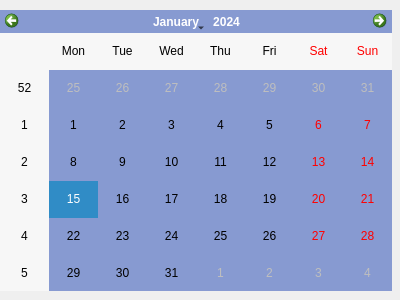
<?xml version="1.0" encoding="UTF-8"?>
<ui version="4.0">
 <class>Dialog</class>
 <widget class="QDialog" name="Dialog">
  <property name="geometry">
   <rect>
    <x>0</x>
    <y>0</y>
    <width>400</width>
    <height>300</height>
   </rect>
  </property>
  <property name="windowTitle">
   <string>CALENDARIO SANCIÓN</string>
  </property>
  <property name="windowIcon">
   <iconset resource="recursos.qrc">
    <normaloff>:/calendario/img/calendar-icon.png</normaloff>:/calendario/img/calendar-icon.png</iconset>
  </property>
  <widget class="QCalendarWidget" name="calendarioSancion">
   <property name="geometry">
    <rect>
     <x>0</x>
     <y>10</y>
     <width>392</width>
     <height>281</height>
    </rect>
   </property>
   <property name="styleSheet">
    <string notr="true">background-color:rgb(135, 154, 209)</string>
   </property>
  </widget>
 </widget>
 <resources>
  <include location="recursos.qrc"/>
 </resources>
 <connections/>
</ui>
